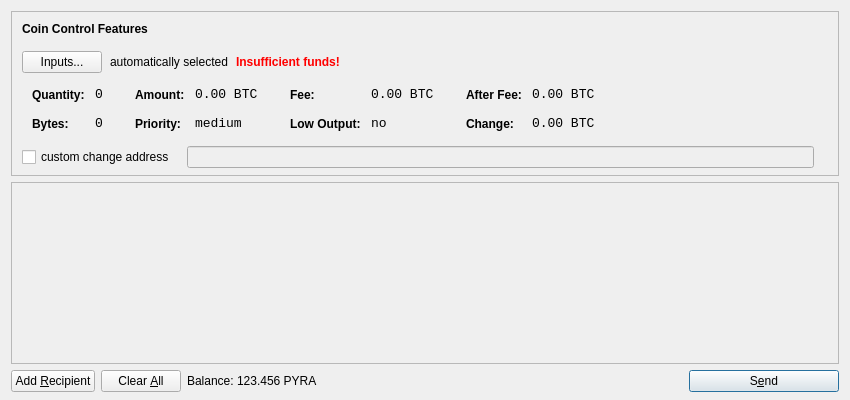
<?xml version="1.0" encoding="UTF-8"?>
<ui version="4.0">
 <class>SendCoinsDialog</class>
 <widget class="QDialog" name="SendCoinsDialog">
  <property name="geometry">
   <rect>
    <x>0</x>
    <y>0</y>
    <width>850</width>
    <height>400</height>
   </rect>
  </property>
  <property name="windowTitle">
   <string>Send Coins</string>
  </property>
  <layout class="QVBoxLayout" name="verticalLayout" stretch="0,1,0">
   <property name="bottomMargin">
    <number>8</number>
   </property>
   <item>
    <widget class="QFrame" name="frameCoinControl">
     <property name="sizePolicy">
      <sizepolicy hsizetype="Expanding" vsizetype="Expanding">
       <horstretch>0</horstretch>
       <verstretch>0</verstretch>
      </sizepolicy>
     </property>
     <property name="maximumSize">
      <size>
       <width>16777215</width>
       <height>16777215</height>
      </size>
     </property>
     <property name="frameShape">
      <enum>QFrame::StyledPanel</enum>
     </property>
     <property name="frameShadow">
      <enum>QFrame::Sunken</enum>
     </property>
     <layout class="QVBoxLayout" name="verticalLayoutCoinControl2">
      <property name="spacing">
       <number>-1</number>
      </property>
      <property name="leftMargin">
       <number>0</number>
      </property>
      <property name="topMargin">
       <number>0</number>
      </property>
      <property name="rightMargin">
       <number>0</number>
      </property>
      <property name="bottomMargin">
       <number>6</number>
      </property>
      <item>
       <layout class="QVBoxLayout" name="verticalLayoutCoinControl" stretch="0,0,0,0,1">
        <property name="spacing">
         <number>0</number>
        </property>
        <property name="leftMargin">
         <number>10</number>
        </property>
        <property name="topMargin">
         <number>10</number>
        </property>
        <item>
         <layout class="QHBoxLayout" name="horizontalLayoutCoinControl1">
          <property name="bottomMargin">
           <number>15</number>
          </property>
          <item>
           <widget class="QLabel" name="labelCoinControlFeatures">
            <property name="sizePolicy">
             <sizepolicy hsizetype="Preferred" vsizetype="Maximum">
              <horstretch>0</horstretch>
              <verstretch>0</verstretch>
             </sizepolicy>
            </property>
            <property name="font">
             <font>
              <weight>75</weight>
              <bold>true</bold>
             </font>
            </property>
            <property name="styleSheet">
             <string notr="true">font-weight:bold;</string>
            </property>
            <property name="text">
             <string>Coin Control Features</string>
            </property>
           </widget>
          </item>
         </layout>
        </item>
        <item>
         <layout class="QHBoxLayout" name="horizontalLayoutCoinControl2" stretch="0,0,0,0">
          <property name="spacing">
           <number>8</number>
          </property>
          <property name="bottomMargin">
           <number>10</number>
          </property>
          <item>
           <widget class="QPushButton" name="pushButtonCoinControl">
            <property name="styleSheet">
             <string notr="true"/>
            </property>
            <property name="text">
             <string>Inputs...</string>
            </property>
           </widget>
          </item>
          <item>
           <widget class="QLabel" name="labelCoinControlAutomaticallySelected">
            <property name="text">
             <string>automatically selected</string>
            </property>
            <property name="margin">
             <number>5</number>
            </property>
           </widget>
          </item>
          <item>
           <widget class="QLabel" name="labelCoinControlInsuffFunds">
            <property name="font">
             <font>
              <weight>75</weight>
              <bold>true</bold>
             </font>
            </property>
            <property name="styleSheet">
             <string notr="true">color:red;font-weight:bold;</string>
            </property>
            <property name="text">
             <string>Insufficient funds!</string>
            </property>
            <property name="margin">
             <number>5</number>
            </property>
           </widget>
          </item>
          <item>
           <spacer name="horizontalSpacerCoinControl">
            <property name="orientation">
             <enum>Qt::Horizontal</enum>
            </property>
            <property name="sizeHint" stdset="0">
             <size>
              <width>40</width>
              <height>1</height>
             </size>
            </property>
           </spacer>
          </item>
         </layout>
        </item>
        <item>
         <widget class="QWidget" name="widgetCoinControl" native="true">
          <property name="sizePolicy">
           <sizepolicy hsizetype="Preferred" vsizetype="Preferred">
            <horstretch>0</horstretch>
            <verstretch>0</verstretch>
           </sizepolicy>
          </property>
          <property name="minimumSize">
           <size>
            <width>0</width>
            <height>0</height>
           </size>
          </property>
          <property name="styleSheet">
           <string notr="true"/>
          </property>
          <layout class="QHBoxLayout" name="horizontalLayoutCoinControl5">
           <property name="margin">
            <number>0</number>
           </property>
           <item>
            <layout class="QHBoxLayout" name="horizontalLayoutCoinControl3" stretch="0,0,0,1">
             <property name="spacing">
              <number>20</number>
             </property>
             <property name="topMargin">
              <number>0</number>
             </property>
             <property name="bottomMargin">
              <number>10</number>
             </property>
             <item>
              <layout class="QFormLayout" name="formLayoutCoinControl1">
               <property name="horizontalSpacing">
                <number>10</number>
               </property>
               <property name="verticalSpacing">
                <number>14</number>
               </property>
               <property name="leftMargin">
                <number>10</number>
               </property>
               <property name="topMargin">
                <number>4</number>
               </property>
               <property name="rightMargin">
                <number>6</number>
               </property>
               <item row="0" column="0">
                <widget class="QLabel" name="labelCoinControlQuantityText">
                 <property name="styleSheet">
                  <string notr="true">font-weight:bold;</string>
                 </property>
                 <property name="text">
                  <string>Quantity:</string>
                 </property>
                 <property name="margin">
                  <number>0</number>
                 </property>
                </widget>
               </item>
               <item row="0" column="1">
                <widget class="QLabel" name="labelCoinControlQuantity">
                 <property name="font">
                  <font>
                   <family>Monospace</family>
                   <pointsize>10</pointsize>
                  </font>
                 </property>
                 <property name="cursor">
                  <cursorShape>IBeamCursor</cursorShape>
                 </property>
                 <property name="contextMenuPolicy">
                  <enum>Qt::ActionsContextMenu</enum>
                 </property>
                 <property name="text">
                  <string notr="true">0</string>
                 </property>
                 <property name="margin">
                  <number>0</number>
                 </property>
                 <property name="textInteractionFlags">
                  <set>Qt::LinksAccessibleByMouse|Qt::TextSelectableByKeyboard|Qt::TextSelectableByMouse</set>
                 </property>
                </widget>
               </item>
               <item row="1" column="0">
                <widget class="QLabel" name="labelCoinControlBytesText">
                 <property name="styleSheet">
                  <string notr="true">font-weight:bold;</string>
                 </property>
                 <property name="text">
                  <string>Bytes:</string>
                 </property>
                </widget>
               </item>
               <item row="1" column="1">
                <widget class="QLabel" name="labelCoinControlBytes">
                 <property name="font">
                  <font>
                   <family>Monospace</family>
                   <pointsize>10</pointsize>
                  </font>
                 </property>
                 <property name="cursor">
                  <cursorShape>IBeamCursor</cursorShape>
                 </property>
                 <property name="contextMenuPolicy">
                  <enum>Qt::ActionsContextMenu</enum>
                 </property>
                 <property name="text">
                  <string notr="true">0</string>
                 </property>
                 <property name="textInteractionFlags">
                  <set>Qt::LinksAccessibleByMouse|Qt::TextSelectableByKeyboard|Qt::TextSelectableByMouse</set>
                 </property>
                </widget>
               </item>
              </layout>
             </item>
             <item>
              <layout class="QFormLayout" name="formLayoutCoinControl2">
               <property name="horizontalSpacing">
                <number>10</number>
               </property>
               <property name="verticalSpacing">
                <number>14</number>
               </property>
               <property name="leftMargin">
                <number>6</number>
               </property>
               <property name="topMargin">
                <number>4</number>
               </property>
               <property name="rightMargin">
                <number>6</number>
               </property>
               <item row="0" column="0">
                <widget class="QLabel" name="labelCoinControlAmountText">
                 <property name="styleSheet">
                  <string notr="true">font-weight:bold;</string>
                 </property>
                 <property name="text">
                  <string>Amount:</string>
                 </property>
                 <property name="margin">
                  <number>0</number>
                 </property>
                </widget>
               </item>
               <item row="0" column="1">
                <widget class="QLabel" name="labelCoinControlAmount">
                 <property name="font">
                  <font>
                   <family>Monospace</family>
                   <pointsize>10</pointsize>
                  </font>
                 </property>
                 <property name="cursor">
                  <cursorShape>IBeamCursor</cursorShape>
                 </property>
                 <property name="contextMenuPolicy">
                  <enum>Qt::ActionsContextMenu</enum>
                 </property>
                 <property name="text">
                  <string notr="true">0.00 BTC</string>
                 </property>
                 <property name="textInteractionFlags">
                  <set>Qt::LinksAccessibleByMouse|Qt::TextSelectableByKeyboard|Qt::TextSelectableByMouse</set>
                 </property>
                </widget>
               </item>
               <item row="1" column="0">
                <widget class="QLabel" name="labelCoinControlPriorityText">
                 <property name="styleSheet">
                  <string notr="true">font-weight:bold;</string>
                 </property>
                 <property name="text">
                  <string>Priority:</string>
                 </property>
                </widget>
               </item>
               <item row="1" column="1">
                <widget class="QLabel" name="labelCoinControlPriority">
                 <property name="font">
                  <font>
                   <family>Monospace</family>
                   <pointsize>10</pointsize>
                  </font>
                 </property>
                 <property name="cursor">
                  <cursorShape>IBeamCursor</cursorShape>
                 </property>
                 <property name="contextMenuPolicy">
                  <enum>Qt::ActionsContextMenu</enum>
                 </property>
                 <property name="text">
                  <string>medium</string>
                 </property>
                 <property name="textInteractionFlags">
                  <set>Qt::LinksAccessibleByMouse|Qt::TextSelectableByKeyboard|Qt::TextSelectableByMouse</set>
                 </property>
                </widget>
               </item>
              </layout>
             </item>
             <item>
              <layout class="QFormLayout" name="formLayoutCoinControl3">
               <property name="horizontalSpacing">
                <number>10</number>
               </property>
               <property name="verticalSpacing">
                <number>14</number>
               </property>
               <property name="leftMargin">
                <number>6</number>
               </property>
               <property name="topMargin">
                <number>4</number>
               </property>
               <property name="rightMargin">
                <number>6</number>
               </property>
               <item row="0" column="0">
                <widget class="QLabel" name="labelCoinControlFeeText">
                 <property name="styleSheet">
                  <string notr="true">font-weight:bold;</string>
                 </property>
                 <property name="text">
                  <string>Fee:</string>
                 </property>
                 <property name="margin">
                  <number>0</number>
                 </property>
                </widget>
               </item>
               <item row="0" column="1">
                <widget class="QLabel" name="labelCoinControlFee">
                 <property name="font">
                  <font>
                   <family>Monospace</family>
                   <pointsize>10</pointsize>
                  </font>
                 </property>
                 <property name="cursor">
                  <cursorShape>IBeamCursor</cursorShape>
                 </property>
                 <property name="contextMenuPolicy">
                  <enum>Qt::ActionsContextMenu</enum>
                 </property>
                 <property name="text">
                  <string notr="true">0.00 BTC</string>
                 </property>
                 <property name="textInteractionFlags">
                  <set>Qt::LinksAccessibleByMouse|Qt::TextSelectableByKeyboard|Qt::TextSelectableByMouse</set>
                 </property>
                </widget>
               </item>
               <item row="1" column="0">
                <widget class="QLabel" name="labelCoinControlLowOutputText">
                 <property name="styleSheet">
                  <string notr="true">font-weight:bold;</string>
                 </property>
                 <property name="text">
                  <string>Low Output:</string>
                 </property>
                </widget>
               </item>
               <item row="1" column="1">
                <widget class="QLabel" name="labelCoinControlLowOutput">
                 <property name="font">
                  <font>
                   <family>Monospace</family>
                   <pointsize>10</pointsize>
                  </font>
                 </property>
                 <property name="cursor">
                  <cursorShape>IBeamCursor</cursorShape>
                 </property>
                 <property name="contextMenuPolicy">
                  <enum>Qt::ActionsContextMenu</enum>
                 </property>
                 <property name="text">
                  <string>no</string>
                 </property>
                 <property name="textInteractionFlags">
                  <set>Qt::LinksAccessibleByMouse|Qt::TextSelectableByKeyboard|Qt::TextSelectableByMouse</set>
                 </property>
                </widget>
               </item>
              </layout>
             </item>
             <item>
              <layout class="QFormLayout" name="formLayoutCoinControl4">
               <property name="horizontalSpacing">
                <number>10</number>
               </property>
               <property name="verticalSpacing">
                <number>14</number>
               </property>
               <property name="leftMargin">
                <number>6</number>
               </property>
               <property name="topMargin">
                <number>4</number>
               </property>
               <property name="rightMargin">
                <number>6</number>
               </property>
               <item row="0" column="0">
                <widget class="QLabel" name="labelCoinControlAfterFeeText">
                 <property name="styleSheet">
                  <string notr="true">font-weight:bold;</string>
                 </property>
                 <property name="text">
                  <string>After Fee:</string>
                 </property>
                 <property name="margin">
                  <number>0</number>
                 </property>
                </widget>
               </item>
               <item row="0" column="1">
                <widget class="QLabel" name="labelCoinControlAfterFee">
                 <property name="font">
                  <font>
                   <family>Monospace</family>
                   <pointsize>10</pointsize>
                  </font>
                 </property>
                 <property name="cursor">
                  <cursorShape>IBeamCursor</cursorShape>
                 </property>
                 <property name="contextMenuPolicy">
                  <enum>Qt::ActionsContextMenu</enum>
                 </property>
                 <property name="text">
                  <string notr="true">0.00 BTC</string>
                 </property>
                 <property name="textInteractionFlags">
                  <set>Qt::LinksAccessibleByMouse|Qt::TextSelectableByKeyboard|Qt::TextSelectableByMouse</set>
                 </property>
                </widget>
               </item>
               <item row="1" column="0">
                <widget class="QLabel" name="labelCoinControlChangeText">
                 <property name="styleSheet">
                  <string notr="true">font-weight:bold;</string>
                 </property>
                 <property name="text">
                  <string>Change:</string>
                 </property>
                </widget>
               </item>
               <item row="1" column="1">
                <widget class="QLabel" name="labelCoinControlChange">
                 <property name="font">
                  <font>
                   <family>Monospace</family>
                   <pointsize>10</pointsize>
                  </font>
                 </property>
                 <property name="cursor">
                  <cursorShape>IBeamCursor</cursorShape>
                 </property>
                 <property name="contextMenuPolicy">
                  <enum>Qt::ActionsContextMenu</enum>
                 </property>
                 <property name="text">
                  <string notr="true">0.00 BTC</string>
                 </property>
                 <property name="textInteractionFlags">
                  <set>Qt::LinksAccessibleByMouse|Qt::TextSelectableByKeyboard|Qt::TextSelectableByMouse</set>
                 </property>
                </widget>
               </item>
              </layout>
             </item>
            </layout>
           </item>
          </layout>
         </widget>
        </item>
        <item>
         <layout class="QHBoxLayout" name="horizontalLayoutCoinControl4" stretch="0,0,0">
          <property name="spacing">
           <number>12</number>
          </property>
          <property name="sizeConstraint">
           <enum>QLayout::SetDefaultConstraint</enum>
          </property>
          <property name="topMargin">
           <number>5</number>
          </property>
          <property name="rightMargin">
           <number>5</number>
          </property>
          <item>
           <widget class="QCheckBox" name="checkBoxCoinControlChange">
            <property name="text">
             <string>custom change address</string>
            </property>
           </widget>
          </item>
          <item>
           <widget class="QLineEdit" name="lineEditCoinControlChange">
            <property name="enabled">
             <bool>false</bool>
            </property>
            <property name="sizePolicy">
             <sizepolicy hsizetype="Expanding" vsizetype="Fixed">
              <horstretch>0</horstretch>
              <verstretch>0</verstretch>
             </sizepolicy>
            </property>
           </widget>
          </item>
          <item>
           <widget class="QLabel" name="labelCoinControlChangeLabel">
            <property name="sizePolicy">
             <sizepolicy hsizetype="Preferred" vsizetype="Expanding">
              <horstretch>0</horstretch>
              <verstretch>0</verstretch>
             </sizepolicy>
            </property>
            <property name="minimumSize">
             <size>
              <width>0</width>
              <height>0</height>
             </size>
            </property>
            <property name="text">
             <string/>
            </property>
            <property name="margin">
             <number>3</number>
            </property>
           </widget>
          </item>
         </layout>
        </item>
        <item>
         <spacer name="verticalSpacerCoinControl">
          <property name="orientation">
           <enum>Qt::Vertical</enum>
          </property>
          <property name="sizeHint" stdset="0">
           <size>
            <width>800</width>
            <height>1</height>
           </size>
          </property>
         </spacer>
        </item>
       </layout>
      </item>
     </layout>
    </widget>
   </item>
   <item>
    <widget class="QScrollArea" name="scrollArea">
     <property name="widgetResizable">
      <bool>true</bool>
     </property>
     <widget class="QWidget" name="scrollAreaWidgetContents">
      <property name="geometry">
       <rect>
        <x>0</x>
        <y>0</y>
        <width>830</width>
        <height>165</height>
       </rect>
      </property>
      <layout class="QVBoxLayout" name="verticalLayout_2">
       <property name="margin">
        <number>0</number>
       </property>
       <item>
        <layout class="QVBoxLayout" name="entries">
         <property name="spacing">
          <number>6</number>
         </property>
        </layout>
       </item>
       <item>
        <spacer name="verticalSpacer">
         <property name="orientation">
          <enum>Qt::Vertical</enum>
         </property>
         <property name="sizeHint" stdset="0">
          <size>
           <width>20</width>
           <height>40</height>
          </size>
         </property>
        </spacer>
       </item>
      </layout>
     </widget>
    </widget>
   </item>
   <item>
    <layout class="QHBoxLayout" name="horizontalLayout">
     <item>
      <widget class="QPushButton" name="addButton">
       <property name="toolTip">
        <string>Send to multiple recipients at once</string>
       </property>
       <property name="text">
        <string>Add &amp;Recipient</string>
       </property>
       <property name="icon">
        <iconset resource="../bitcoin.qrc">
         <normaloff>:/icons/add</normaloff>:/icons/add</iconset>
       </property>
       <property name="autoDefault">
        <bool>false</bool>
       </property>
      </widget>
     </item>
     <item>
      <widget class="QPushButton" name="clearButton">
       <property name="sizePolicy">
        <sizepolicy hsizetype="Minimum" vsizetype="Fixed">
         <horstretch>0</horstretch>
         <verstretch>0</verstretch>
        </sizepolicy>
       </property>
       <property name="toolTip">
        <string>Remove all transaction fields</string>
       </property>
       <property name="text">
        <string>Clear &amp;All</string>
       </property>
       <property name="icon">
        <iconset resource="../bitcoin.qrc">
         <normaloff>:/icons/remove</normaloff>:/icons/remove</iconset>
       </property>
       <property name="autoRepeatDelay">
        <number>300</number>
       </property>
       <property name="autoDefault">
        <bool>false</bool>
       </property>
      </widget>
     </item>
     <item>
      <layout class="QHBoxLayout" name="horizontalLayout_2">
       <property name="spacing">
        <number>3</number>
       </property>
       <item>
        <widget class="QLabel" name="label">
         <property name="text">
          <string>Balance:</string>
         </property>
        </widget>
       </item>
       <item>
        <widget class="QLabel" name="labelBalance">
         <property name="cursor">
          <cursorShape>IBeamCursor</cursorShape>
         </property>
         <property name="text">
          <string>123.456 PYRA</string>
         </property>
         <property name="textInteractionFlags">
          <set>Qt::LinksAccessibleByMouse|Qt::TextSelectableByKeyboard|Qt::TextSelectableByMouse</set>
         </property>
        </widget>
       </item>
      </layout>
     </item>
     <item>
      <spacer name="horizontalSpacer">
       <property name="orientation">
        <enum>Qt::Horizontal</enum>
       </property>
       <property name="sizeHint" stdset="0">
        <size>
         <width>40</width>
         <height>20</height>
        </size>
       </property>
      </spacer>
     </item>
     <item>
      <widget class="QPushButton" name="sendButton">
       <property name="minimumSize">
        <size>
         <width>150</width>
         <height>0</height>
        </size>
       </property>
       <property name="toolTip">
        <string>Confirm the send action</string>
       </property>
       <property name="text">
        <string>S&amp;end</string>
       </property>
       <property name="icon">
        <iconset resource="../bitcoin.qrc">
         <normaloff>:/icons/send</normaloff>:/icons/send</iconset>
       </property>
       <property name="default">
        <bool>true</bool>
       </property>
      </widget>
     </item>
    </layout>
   </item>
  </layout>
 </widget>
 <resources>
  <include location="../bitcoin.qrc"/>
 </resources>
 <connections/>
</ui>
